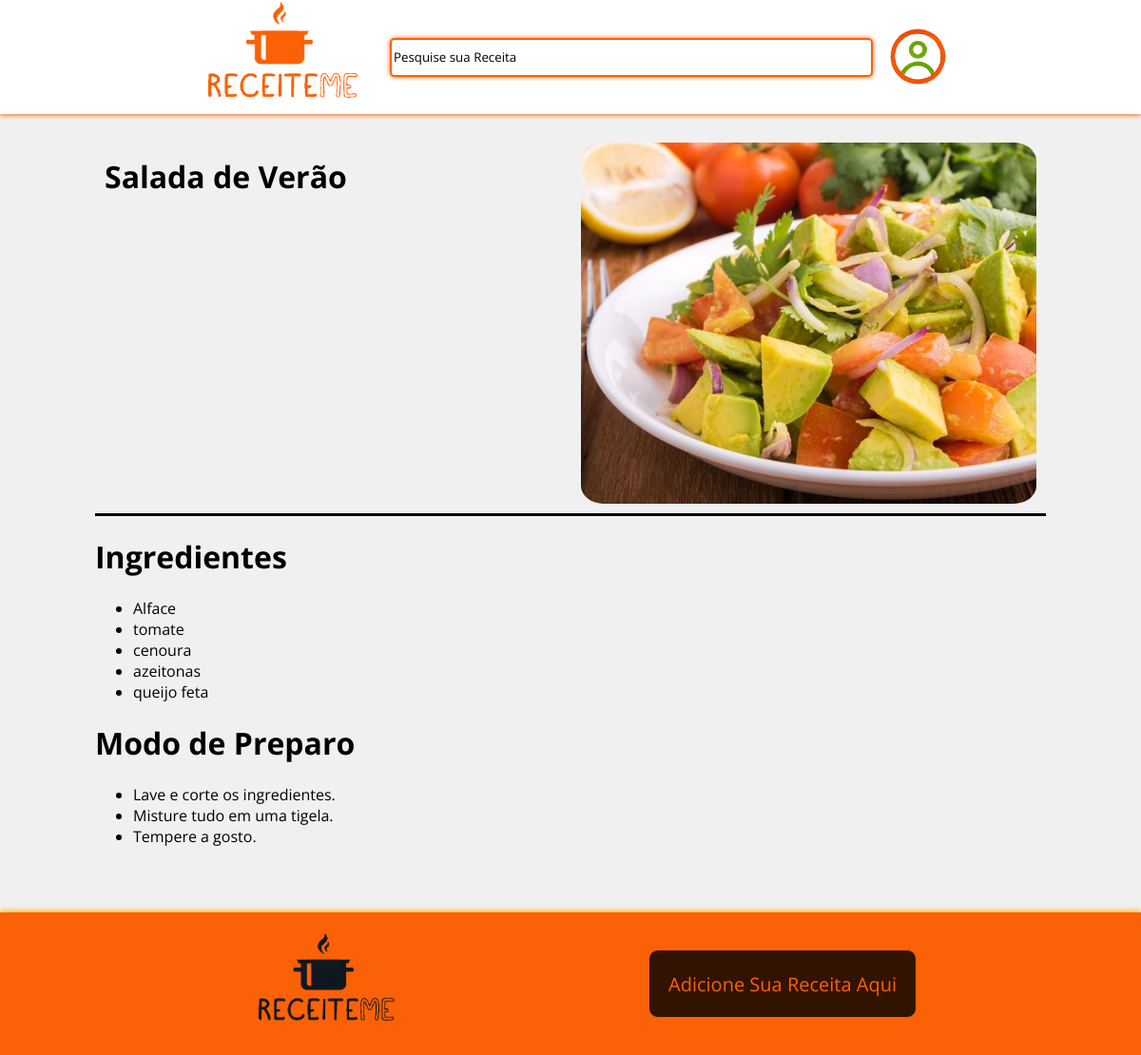
/receita.php?id=3, run on the app's committed database.
### tables this page shows
CREATE TABLE Receita(
    idReceita int(11) PRIMARY KEY AUTO_INCREMENT NOT NULL,
    nomeReceita varchar(150) NOT NULL, 
    ingredientes varchar(1500) NOT NULL,
    modoPreparo varchar(2500) NOT NULL, 
    img varchar(200) NOT NULL,
    categoria int(11),
    status varchar(15) NOT NULL,
    FOREIGN KEY (categoria) REFERENCES Categoria(idCategoria) ON DELETE CASCADE
);

### receita.php (the view, shortened to what this page needs)
<?php
require "Assets/conexao.php";
$id = $_GET["id"];
$comandoDadosReceita = "Select * from receita where idReceita = $id";
$result = mysqli_query($conexao, $comandoDadosReceita) or die(mysqli_error($conexao));
$Receitas = mysqli_fetch_assoc($result);
?>
<!DOCTYPE html>
<html lang="pt-br">
<head>
    <link href="receita.css" rel="stylesheet">
    <link href="fullsite.css" rel="stylesheet">
    <link href="assets/header_footer.css" rel="stylesheet">
</head>
<body>
    <?php
    require "assets/header.php";
    ?>
    <main>
        <div id="conteudo">
            <div id="primeira_linha">
                <div id="coluna_esquerda">
                    <h1><?= $Receitas['nomeReceita'] ?></h1>
                </div>
                <div id="coluna_direita">
                    <img src="<?= $Receitas['img'] ?>" alt="">
                </div>
            </div>
            <div id="linha_ingredientes">
                <h1>Ingredientes</h1>
                <ul>
                    <?php
                    $ingredientes = explode("&", $Receitas["ingredientes"]);
                    foreach ($ingredientes as $ingrediente) {
                        echo "<li>$ingrediente</li>";
                    }
                    ?>
                </ul>
            </div>
            <div id="linha_modopreparo">
                <h1>Modo de Preparo</h1>
                <ul>
                    <?php
                    $modoPreparo = explode("&", $Receitas["modoPreparo"]);
                    foreach ($modoPreparo as $modoPreparo) {
                        echo "<li>$modoPreparo</li>";
                    }
                    ?>
                </ul>
            </div>
        </div>
    </main>
    <?php
    require "assets/footer.php";
    ?>
</body>
</html>

### receita.css (style rules this page uses)
main { display: flex; justify-content: center; z-index: 0; }
div#conteudo { max-width: 1000px; width: 100%; height: auto; min-height: 100vh; padding: 20px 20px 0px 20px; z-index: 1; }
div#primeira_linha { display: flex; width: 100%; height: 400px; border-bottom: 3px solid black; }
div#primeira_linha div#coluna_esquerda { width: 44%; padding: 1%; margin-right: 5%; line-height: 20px; }
div#primeira_linha div#coluna_esquerda h1 { line-height: 30px; }
div#primeira_linha div#coluna_direita { width: 49%; padding: 1%; }
div#primeira_linha div#coluna_direita img { width: 100%; height: 100%; object-fit: cover; border-radius: 5%; }

### fullsite.css (style rules this page uses)
body { margin: 0 auto; font-family: 'Open Sans', sans-serif; width: 100%; height: 100%; display: flex; flex-direction: column; min-height:100vh; background-color: rgba(240, 240, 240, 1); }

### data on the page
receita: nomeReceita "Salada de Verão", img (picture), ingredientes "Alface", ingredientes "tomate", ingredientes "cenoura", ingredientes "azeitonas", ingredientes "queijo feta", modoPreparo "Lave e corte os ingredientes.", modoPreparo "Misture tudo em uma tigela.", modoPreparo "Tempere a gosto."
